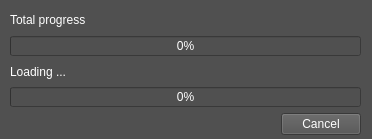
<?xml version="1.0" encoding="UTF-8"?>
<ui version="4.0">
 <class>AGSceneLoadingWidget</class>
 <widget class="QWidget" name="AGSceneLoadingWidget">
  <property name="windowModality">
   <enum>Qt::ApplicationModal</enum>
  </property>
  <property name="geometry">
   <rect>
    <x>0</x>
    <y>0</y>
    <width>372</width>
    <height>139</height>
   </rect>
  </property>
  <property name="sizePolicy">
   <sizepolicy hsizetype="Fixed" vsizetype="Fixed">
    <horstretch>0</horstretch>
    <verstretch>0</verstretch>
   </sizepolicy>
  </property>
  <property name="minimumSize">
   <size>
    <width>372</width>
    <height>139</height>
   </size>
  </property>
  <property name="maximumSize">
   <size>
    <width>372</width>
    <height>139</height>
   </size>
  </property>
  <property name="windowTitle">
   <string>Loading</string>
  </property>
  <property name="styleSheet">
   <string notr="true">background: rgb( 80, 80, 80 );
color: white; 

</string>
  </property>
  <widget class="QWidget" name="verticalLayoutWidget">
   <property name="geometry">
    <rect>
     <x>10</x>
     <y>10</y>
     <width>351</width>
     <height>125</height>
    </rect>
   </property>
   <layout class="QVBoxLayout" name="verticalLayout">
    <property name="spacing">
     <number>6</number>
    </property>
    <item>
     <widget class="QLabel" name="label_2">
      <property name="maximumSize">
       <size>
        <width>16777215</width>
        <height>20</height>
       </size>
      </property>
      <property name="text">
       <string>Total progress</string>
      </property>
     </widget>
    </item>
    <item>
     <widget class="QProgressBar" name="progressBar_2">
      <property name="maximumSize">
       <size>
        <width>16777215</width>
        <height>20</height>
       </size>
      </property>
      <property name="value">
       <number>0</number>
      </property>
     </widget>
    </item>
    <item>
     <widget class="QLabel" name="label">
      <property name="maximumSize">
       <size>
        <width>16777215</width>
        <height>20</height>
       </size>
      </property>
      <property name="text">
       <string>Loading ...</string>
      </property>
     </widget>
    </item>
    <item>
     <layout class="QHBoxLayout" name="horizontalLayout">
      <property name="spacing">
       <number>1</number>
      </property>
      <item>
       <widget class="QProgressBar" name="progressBar">
        <property name="maximumSize">
         <size>
          <width>16777215</width>
          <height>20</height>
         </size>
        </property>
        <property name="value">
         <number>0</number>
        </property>
        <property name="orientation">
         <enum>Qt::Horizontal</enum>
        </property>
        <property name="textDirection">
         <enum>QProgressBar::TopToBottom</enum>
        </property>
       </widget>
      </item>
     </layout>
    </item>
    <item>
     <layout class="QHBoxLayout" name="horizontalLayout_2">
      <item>
       <spacer name="horizontalSpacer">
        <property name="orientation">
         <enum>Qt::Horizontal</enum>
        </property>
        <property name="sizeHint" stdset="0">
         <size>
          <width>40</width>
          <height>20</height>
         </size>
        </property>
       </spacer>
      </item>
      <item>
       <widget class="QPushButton" name="pushButton">
        <property name="maximumSize">
         <size>
          <width>100</width>
          <height>16777215</height>
         </size>
        </property>
        <property name="text">
         <string>Cancel</string>
        </property>
       </widget>
      </item>
     </layout>
    </item>
   </layout>
  </widget>
 </widget>
 <resources/>
 <connections/>
</ui>
